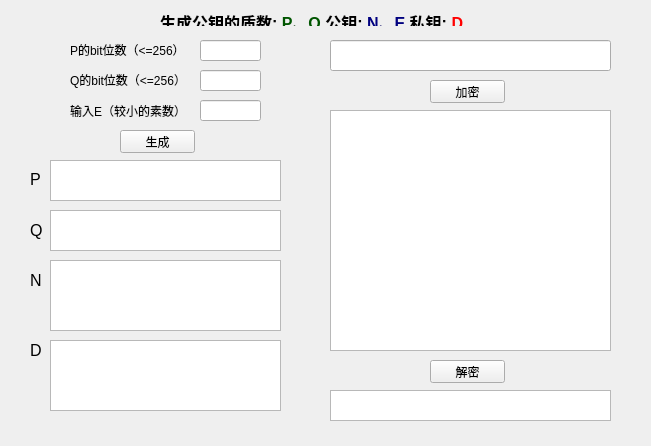
<?xml version="1.0" encoding="UTF-8"?>
<ui version="4.0">
 <class>Form</class>
 <widget class="QWidget" name="Form">
  <property name="geometry">
   <rect>
    <x>0</x>
    <y>0</y>
    <width>651</width>
    <height>446</height>
   </rect>
  </property>
  <property name="windowTitle">
   <string>Form</string>
  </property>
  <widget class="QLineEdit" name="lineEdit">
   <property name="geometry">
    <rect>
     <x>330</x>
     <y>40</y>
     <width>281</width>
     <height>31</height>
    </rect>
   </property>
  </widget>
  <widget class="QPushButton" name="pushButton">
   <property name="geometry">
    <rect>
     <x>430</x>
     <y>80</y>
     <width>75</width>
     <height>23</height>
    </rect>
   </property>
   <property name="text">
    <string>加密</string>
   </property>
  </widget>
  <widget class="QTextBrowser" name="textBrowser">
   <property name="geometry">
    <rect>
     <x>330</x>
     <y>110</y>
     <width>281</width>
     <height>241</height>
    </rect>
   </property>
  </widget>
  <widget class="QPushButton" name="pushButton_2">
   <property name="geometry">
    <rect>
     <x>430</x>
     <y>360</y>
     <width>75</width>
     <height>23</height>
    </rect>
   </property>
   <property name="text">
    <string>解密</string>
   </property>
  </widget>
  <widget class="QLabel" name="label">
   <property name="geometry">
    <rect>
     <x>160</x>
     <y>10</y>
     <width>351</width>
     <height>16</height>
    </rect>
   </property>
   <property name="text">
    <string>&lt;html&gt;&lt;head/&gt;&lt;body&gt;&lt;p&gt;&lt;span style=&quot; font-size:12pt; font-weight:600;&quot;&gt;生成公钥的质数: &lt;/span&gt;&lt;span style=&quot; font-size:12pt; font-weight:600; color:#005500;&quot;&gt;P、Q&lt;/span&gt;&lt;span style=&quot; font-size:12pt; font-weight:600;&quot;&gt; 公钥: &lt;/span&gt;&lt;span style=&quot; font-size:12pt; font-weight:600; color:#00007f;&quot;&gt;N、E&lt;/span&gt;&lt;span style=&quot; font-size:12pt; font-weight:600;&quot;&gt; 私钥: &lt;/span&gt;&lt;span style=&quot; font-size:12pt; font-weight:600; color:#ff0000;&quot;&gt;D&lt;/span&gt;&lt;/p&gt;&lt;/body&gt;&lt;/html&gt;</string>
   </property>
  </widget>
  <widget class="QLineEdit" name="lineEdit_2">
   <property name="geometry">
    <rect>
     <x>200</x>
     <y>40</y>
     <width>61</width>
     <height>21</height>
    </rect>
   </property>
  </widget>
  <widget class="QTextBrowser" name="textBrowser_2">
   <property name="geometry">
    <rect>
     <x>50</x>
     <y>160</y>
     <width>231</width>
     <height>41</height>
    </rect>
   </property>
  </widget>
  <widget class="QLabel" name="label_2">
   <property name="geometry">
    <rect>
     <x>70</x>
     <y>40</y>
     <width>121</width>
     <height>21</height>
    </rect>
   </property>
   <property name="text">
    <string>P的bit位数（&lt;=256）</string>
   </property>
  </widget>
  <widget class="QLabel" name="label_4">
   <property name="geometry">
    <rect>
     <x>70</x>
     <y>70</y>
     <width>121</width>
     <height>21</height>
    </rect>
   </property>
   <property name="text">
    <string>Q的bit位数（&lt;=256）</string>
   </property>
  </widget>
  <widget class="QLineEdit" name="lineEdit_3">
   <property name="geometry">
    <rect>
     <x>200</x>
     <y>70</y>
     <width>61</width>
     <height>21</height>
    </rect>
   </property>
  </widget>
  <widget class="QLabel" name="label_5">
   <property name="geometry">
    <rect>
     <x>70</x>
     <y>100</y>
     <width>121</width>
     <height>21</height>
    </rect>
   </property>
   <property name="text">
    <string>输入E（较小的素数）</string>
   </property>
  </widget>
  <widget class="QLineEdit" name="lineEdit_4">
   <property name="geometry">
    <rect>
     <x>200</x>
     <y>100</y>
     <width>61</width>
     <height>21</height>
    </rect>
   </property>
  </widget>
  <widget class="QPushButton" name="pushButton_3">
   <property name="geometry">
    <rect>
     <x>120</x>
     <y>130</y>
     <width>75</width>
     <height>23</height>
    </rect>
   </property>
   <property name="text">
    <string>生成</string>
   </property>
  </widget>
  <widget class="QLabel" name="label_3">
   <property name="geometry">
    <rect>
     <x>30</x>
     <y>170</y>
     <width>21</width>
     <height>16</height>
    </rect>
   </property>
   <property name="text">
    <string>&lt;html&gt;&lt;head/&gt;&lt;body&gt;&lt;p&gt;&lt;span style=&quot; font-size:12pt;&quot;&gt;P&lt;/span&gt;&lt;/p&gt;&lt;/body&gt;&lt;/html&gt;</string>
   </property>
  </widget>
  <widget class="QTextBrowser" name="textBrowser_3">
   <property name="geometry">
    <rect>
     <x>50</x>
     <y>210</y>
     <width>231</width>
     <height>41</height>
    </rect>
   </property>
  </widget>
  <widget class="QLabel" name="label_6">
   <property name="geometry">
    <rect>
     <x>30</x>
     <y>220</y>
     <width>21</width>
     <height>21</height>
    </rect>
   </property>
   <property name="text">
    <string>&lt;html&gt;&lt;head/&gt;&lt;body&gt;&lt;p&gt;&lt;span style=&quot; font-size:12pt;&quot;&gt;Q&lt;/span&gt;&lt;/p&gt;&lt;/body&gt;&lt;/html&gt;</string>
   </property>
  </widget>
  <widget class="QTextBrowser" name="textBrowser_4">
   <property name="geometry">
    <rect>
     <x>50</x>
     <y>260</y>
     <width>231</width>
     <height>71</height>
    </rect>
   </property>
  </widget>
  <widget class="QLabel" name="label_7">
   <property name="geometry">
    <rect>
     <x>30</x>
     <y>270</y>
     <width>21</width>
     <height>21</height>
    </rect>
   </property>
   <property name="text">
    <string>&lt;html&gt;&lt;head/&gt;&lt;body&gt;&lt;p&gt;&lt;span style=&quot; font-size:12pt;&quot;&gt;N&lt;/span&gt;&lt;/p&gt;&lt;/body&gt;&lt;/html&gt;</string>
   </property>
  </widget>
  <widget class="QLabel" name="label_8">
   <property name="geometry">
    <rect>
     <x>30</x>
     <y>340</y>
     <width>21</width>
     <height>21</height>
    </rect>
   </property>
   <property name="text">
    <string>&lt;html&gt;&lt;head/&gt;&lt;body&gt;&lt;p&gt;&lt;span style=&quot; font-size:12pt;&quot;&gt;D&lt;/span&gt;&lt;/p&gt;&lt;/body&gt;&lt;/html&gt;</string>
   </property>
  </widget>
  <widget class="QTextBrowser" name="textBrowser_5">
   <property name="geometry">
    <rect>
     <x>50</x>
     <y>340</y>
     <width>231</width>
     <height>71</height>
    </rect>
   </property>
  </widget>
  <widget class="QTextBrowser" name="textBrowser_6">
   <property name="geometry">
    <rect>
     <x>330</x>
     <y>390</y>
     <width>281</width>
     <height>31</height>
    </rect>
   </property>
  </widget>
 </widget>
 <resources/>
 <connections/>
</ui>
